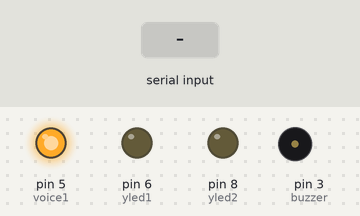
Simulated run of this sketch. Board: Arduino Uno, built with avr-gcc and run on an emulated ATmega328P. Shown: output pins drawn as LEDs (lit = HIGH), buzzer (waves = sounding, pin HIGH). The test bench sets the inputs (shaded band). What the sketch prints to the serial monitor is not drawn.

Above: at 3.2 s.
3.3 s: "D" received over Serial
At 4.9 s:
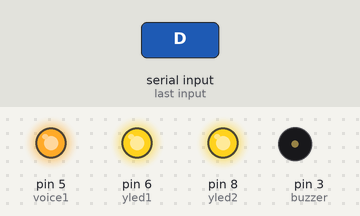
At 8.4 s:
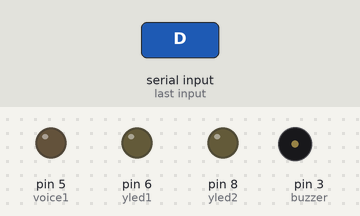
Timing chart, 0 to 10.7 s (numbered marks = the images above; inputs shaded):
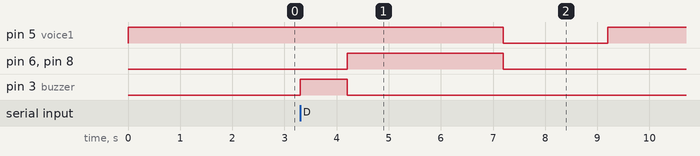

Measured:
- after the input at 3.3 s, pin 5 (voice1): HIGH → LOW after 3.9 s, → HIGH 2.0 s later; pin 6 (yled1), pin 8 (yled2): LOW → HIGH after 0.90 s, → LOW 3.0 s later; pin 3 (buzzer): LOW → HIGH at once, → LOW 0.90 s later

The sketch:

drowsiness_AIT.ino
```cpp
//#include<SoftwareSerial.h>
int buzzer=3;
int voice1=5;
int yled1=6;
int yled2=8;
char ch;
void setup() {
  // put your setup code here, to run once:
  pinMode(yled1,OUTPUT);
  pinMode(yled2,OUTPUT);
pinMode(buzzer,OUTPUT);
pinMode(voice1,OUTPUT);
digitalWrite(voice1,HIGH);
  digitalWrite(buzzer,LOW);
Serial.begin(9600);
Serial.println("DRIVER DROWSINESS DETECTION");
delay(2000);
}

void loop() {
  // put your main code here, to run repeatedly:

SERIAL_EVENT();
}


void drowsy(){
  digitalWrite(buzzer,HIGH);
  delay(900);
  digitalWrite(buzzer,LOW);

         digitalWrite(yled1,HIGH);
         digitalWrite(yled2,HIGH);
         delay(3000);


         digitalWrite(yled1,LOW);
         digitalWrite(yled2,LOW);

         digitalWrite(voice1,LOW);
         delay(2000);
         digitalWrite(voice1,HIGH);
         Serial.println("drowsiness detected");
}
void SERIAL_EVENT()
{

    if(Serial.available()>0)
    {
//      if(Serial_read()=='D')
      {
        ch = Serial.read();
        if(ch == 'D')
           {
            drowsy();
           }
}
}
}
```
